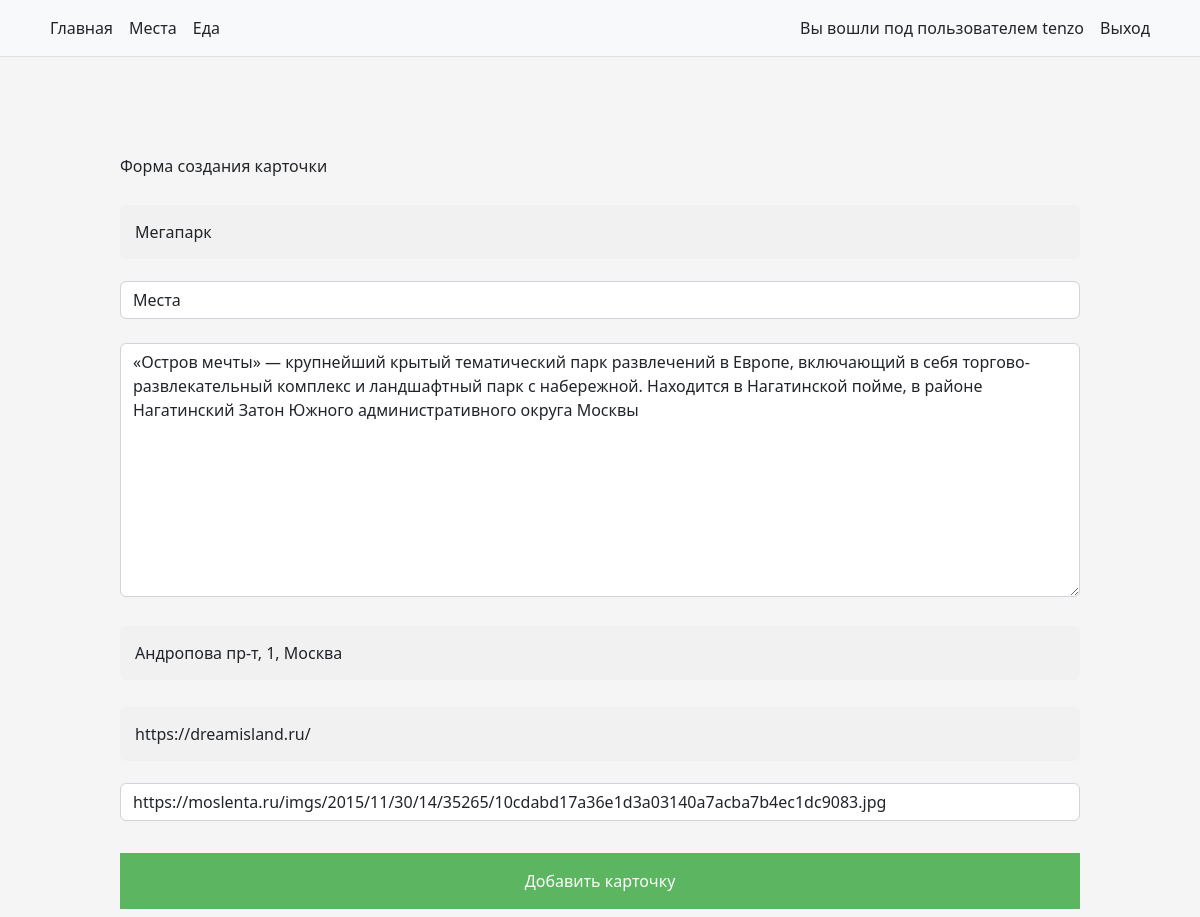
/3/update (signed in), run on an earlier commit of the app's database.
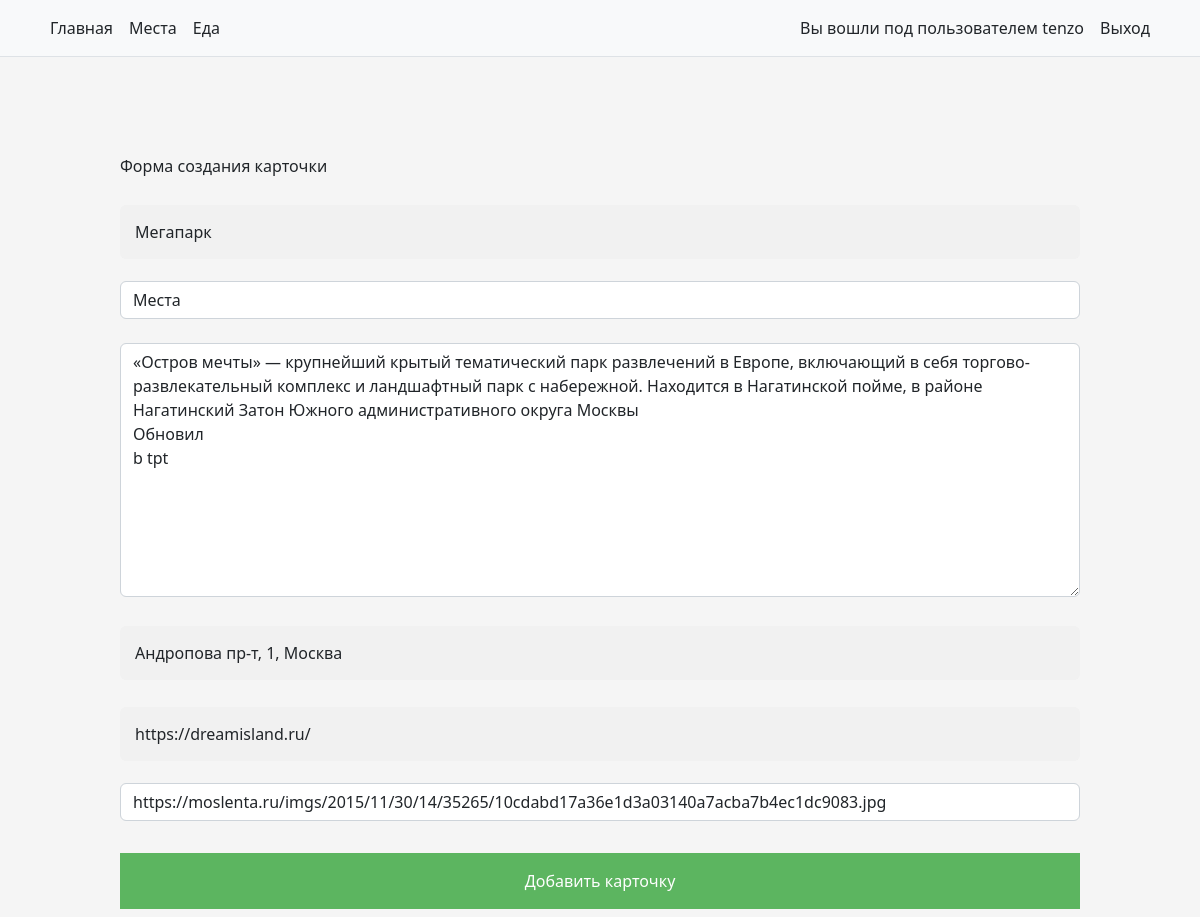
And on a later commit of the database.
### exort/models.py (models this page shows, shortened)
class Cards(models.Model):
    title = models.CharField('Название', max_length=50, null=False)
    category = models.CharField("Категория", max_length=100, blank=True, null=False, choices=CATEGORY_CHOICES)
    description = models.TextField('Описание', null=False)
    city = models.CharField('Город', max_length=50, null=False)
    image = models.URLField('Избражение', null=False, blank=True)
    link = models.CharField('Адрес', max_length=50, null=False)
    owner = models.ForeignKey(User, on_delete=models.SET_NULL, null=True, related_name='my_card', default=User)
    class Meta:
        verbose_name = 'Где поесть или куда сходить'
        verbose_name_plural = 'Места'

### exort/views.py (the view)
# urls.py: path('<int:pk>/update', views.PostUpdateView.as_view(), name='post-update'),
class PostUpdateView(UpdateView):
    model = Cards
    template_name = 'exort/create_card.html'
    form_class = CardsForm

### exort/forms.py
class CardsForm(ModelForm):
    class Meta:
        model = Cards
        fields = ['title', 'category', 'description', 'city', 'link', 'image']
        widgets = {
            "title": TextInput(attrs={
                "class": "form-control",
                "placeholder": "Название карточки"
            }),
            "category": Select(attrs={
                "class": "form-control",
            }),
            "description": Textarea(attrs={
                "class": "form-control",
                "placeholder": "Описание карточки"
            }),
             "city": TextInput(attrs={
                "class": "form-control",
                "placeholder": "Город"
            }),
            "link": TextInput(attrs={
                "class": "form-control",
                "placeholder": "Введите ссылку сайта или адреса"
            }),
            "image": URLInput(attrs={
                "class": "form-control",
                "placeholder": "Введите ссылку на изображение (Обязательно URL картинки!)"
             })
        }

### exort/templates/exort/create_card.html (shortened to what this page needs)
{% extends 'exort/base.html' %}
{% block content %}
    <div class="raper">
        <h1>Форма создания карточки</h1><br>
        <form method="post">
            {{ form.title }}<br>
            {{ form.category }}<br>
            {{ form.description }}<br>
            {{ form.city }}<br>
            {{ form.link }}<br>
            {{ form.image }}<br>
            <button type="submit" class="registerbtn">Добавить карточку</button>
        </form>
    </div>
{% endblock %}

### exort/templates/exort/base.html (shortened to what this page needs)
{% load static %}
<!DOCTYPE html>
<html lang="ru">
<head>
    <link rel="stylesheet" href="https://cdn.jsdelivr.net/npm/bootstrap@5.2.0/dist/css/bootstrap.min.css">
    <link rel="stylesheet" href="{% static 'exort/css/style.css' %}">
    <link rel="stylesheet" href="{% static 'exort/css/food.css' %}">
    <link rel="stylesheet" href="{% static 'exort/css/reg.css' %}">
    <link rel="stylesheet" href="{% static 'exort/css/login.css' %}">
</head>
<body>
    <nav class="py-2 bg-light border-bottom">
        <div class="container d-flex flex-wrap">
          <ul class="nav me-auto">
            <li class="nav-item"><a href="/" class="nav-link link-dark px-2 active" aria-current="page">Главная</a></li>
            <li class="nav-item"><a href="/place" class="nav-link link-dark px-2">Места</a></li>
            <li class="nav-item"><a href="/food" class="nav-link link-dark px-2">Еда</a></li>
          </ul>
          <ul class="nav">
            {% if user.is_authenticated %}
            <li class="nav-item"><a href="{% url 'profile' %}" class="nav-link link-dark px-2">Вы вошли под пользователем {{ user }}</a></li>
            <li class="nav-item"><a href="{% url 'logout' %}" class="nav-link link-dark px-2">Выход</a></li>
            {% else %}
            <li class="nav-item"><a href="{% url 'login' %}" class="nav-link link-dark px-2">Вход</a></li>
            <li class="nav-item"><a href="{% url 'register' %}" class="nav-link link-dark px-2">Регистрация</a></li>
            {% endif %}
          </ul>
        </div>
      </nav>
    {% block content %}
    {% endblock %}
  </body>

### exort/static/exort/css/style.css (style rules this page uses)
html, body, div, span, h1, h2, h3, h4, h5, h6, p, em, img, strong, sub, sup, b, u, i, dl, dt, dd, ol, ul, li, fieldset, form, label, table, tbody, tfoot, thead, tr, th, td, article, aside, canvas, details, figcaption, figure, footer, header, hgroup, menu, nav, section, summary, time, mark, audio, video { margin: 0; padding: 0; border: 0; outline: 0; vertical-align: baseline; background: transparent; font-size: 100%; }
body { background-color: whitesmoke; }
ul { margin: 0; padding: 0; }
nav ul { float: right; padding: 0; margin: 0; list-style: none; position: relative; }
nav ul li { display: inline-block; }

### exort/static/exort/css/food.css (style rules this page uses)
.raper { margin-top: 100px; margin-left: auto; margin-right: auto; width: 60em; display: grid; grid-template-columns: auto; }

### exort/static/exort/css/reg.css (style rules this page uses)
input[type=text], input[type=password] { width: 100%; padding: 15px; margin: 5px 0 22px 0; display: inline-block; border: none; background: #f1f1f1; }
.registerbtn { background-color: #4CAF50; color: white; padding: 16px 20px; margin: 8px 0; border: none; cursor: pointer; width: 100%; opacity: 0.9; }
a { color: dodgerblue; }

### exort/static/exort/css/login.css (style rules this page uses)
input[type=text], input[type=password] { width: 100%; padding: 15px; margin: 5px 0 22px 0; display: inline-block; border: none; background: #f1f1f1; }
.registerbtn { background-color: #4CAF50; color: white; padding: 16px 20px; margin: 8px 0; border: none; cursor: pointer; width: 100%; opacity: 0.9; }
a { color: dodgerblue; }

What changed in the data, as far as the page shows it:
changed Cards "Мегапарк": description "…Южного административного округа Москвы" → "…Южного административного округа Москвы Обновил b tpt"
